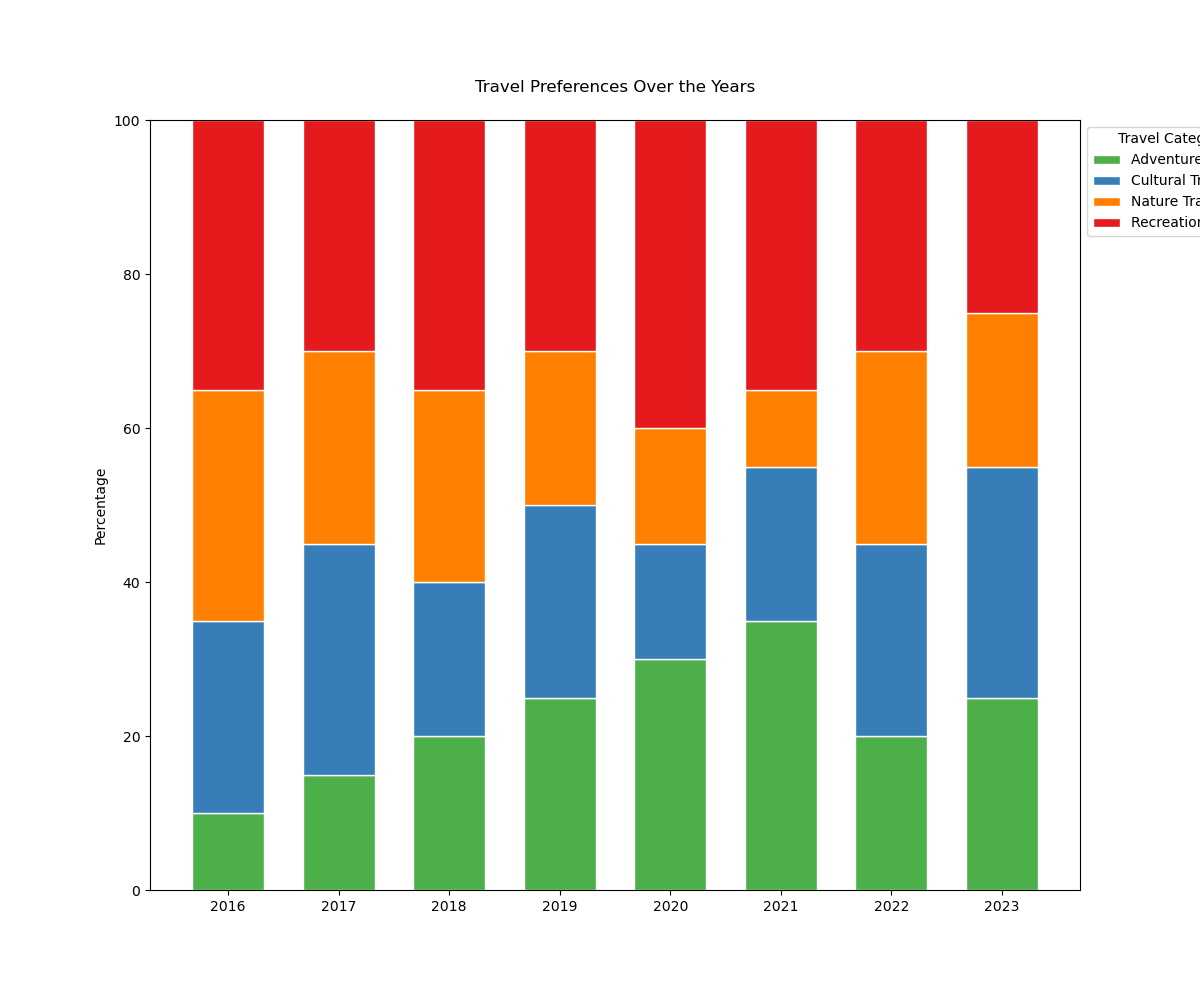

Reproduce this figure in Python.

import matplotlib.pyplot as plt
import numpy as np

# Given data points
years = ['2016', '2017', '2018', '2019', '2020', '2021', '2022', '2023']
adventure_travel = [10, 15, 20, 25, 30, 35, 20, 25]
cultural_travel = [25, 30, 20, 25, 15, 20, 25, 30]
nature_travel = [30, 25, 25, 20, 15, 10, 25, 20]
recreational_travel = [35, 30, 35, 30, 40, 35, 30, 25]

# Convert the data to percentage
total = [sum(x) for x in zip(adventure_travel, cultural_travel, nature_travel, recreational_travel)]
adventure_travel_percentage = [i / j * 100 for i, j in zip(adventure_travel, total)]
cultural_travel_percentage = [i / j * 100 for i, j in zip(cultural_travel, total)]
nature_travel_percentage = [i / j * 100 for i, j in zip(nature_travel, total)]
recreational_travel_percentage = [i / j * 100 for i, j in zip(recreational_travel, total)]

# Set the figure size
plt.figure(figsize=(12, 10))

# Plot vertical bar chart
barWidth = 0.65
plt.bar(years, adventure_travel_percentage, color='#4daf4a', edgecolor='white', width=barWidth, label='Adventure Travel')
plt.bar(years, cultural_travel_percentage, bottom=adventure_travel_percentage, color='#377eb8', edgecolor='white', width=barWidth, label='Cultural Travel')
plt.bar(years, nature_travel_percentage, bottom=[i+j for i,j in zip(adventure_travel_percentage, cultural_travel_percentage)], color='#ff7f00', edgecolor='white', width=barWidth, label='Nature Travel')
plt.bar(years, recreational_travel_percentage, bottom=[i+j+k for i,j,k in zip(adventure_travel_percentage, cultural_travel_percentage, nature_travel_percentage)], color='#e41a1c', edgecolor='white', width=barWidth, label='Recreational Travel')

# Add a legend
plt.legend(loc='upper left', bbox_to_anchor=(1, 1), title='Travel Categories')

# Add labels and title
plt.ylabel('Percentage')
plt.title('Travel Preferences Over the Years', pad=20)

# Change ylim for better spacing
plt.ylim(0, 100)

# Display the plot
plt.show()
